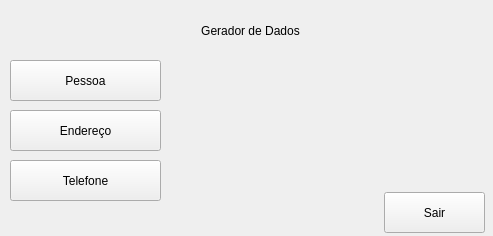
<?xml version="1.0" encoding="UTF-8"?>
<ui version="4.0">
 <class>Form</class>
 <widget class="QWidget" name="Form">
  <property name="geometry">
   <rect>
    <x>0</x>
    <y>0</y>
    <width>493</width>
    <height>236</height>
   </rect>
  </property>
  <property name="windowTitle">
   <string>Form</string>
  </property>
  <property name="styleSheet">
   <string notr="true"/>
  </property>
  <widget class="QPushButton" name="bt_pessoa">
   <property name="geometry">
    <rect>
     <x>10</x>
     <y>60</y>
     <width>151</width>
     <height>41</height>
    </rect>
   </property>
   <property name="text">
    <string>Pessoa</string>
   </property>
  </widget>
  <widget class="QPushButton" name="bt_endereco">
   <property name="geometry">
    <rect>
     <x>10</x>
     <y>110</y>
     <width>151</width>
     <height>41</height>
    </rect>
   </property>
   <property name="text">
    <string>Endereço</string>
   </property>
  </widget>
  <widget class="QPushButton" name="bt_telefone">
   <property name="geometry">
    <rect>
     <x>10</x>
     <y>160</y>
     <width>151</width>
     <height>41</height>
    </rect>
   </property>
   <property name="text">
    <string>Telefone</string>
   </property>
  </widget>
  <widget class="QLabel" name="label">
   <property name="geometry">
    <rect>
     <x>20</x>
     <y>10</y>
     <width>461</width>
     <height>41</height>
    </rect>
   </property>
   <property name="text">
    <string>Gerador de Dados</string>
   </property>
   <property name="alignment">
    <set>Qt::AlignCenter</set>
   </property>
  </widget>
  <widget class="QPushButton" name="bt_sair">
   <property name="geometry">
    <rect>
     <x>384</x>
     <y>192</y>
     <width>101</width>
     <height>41</height>
    </rect>
   </property>
   <property name="text">
    <string>Sair</string>
   </property>
  </widget>
 </widget>
 <resources/>
 <connections/>
</ui>
